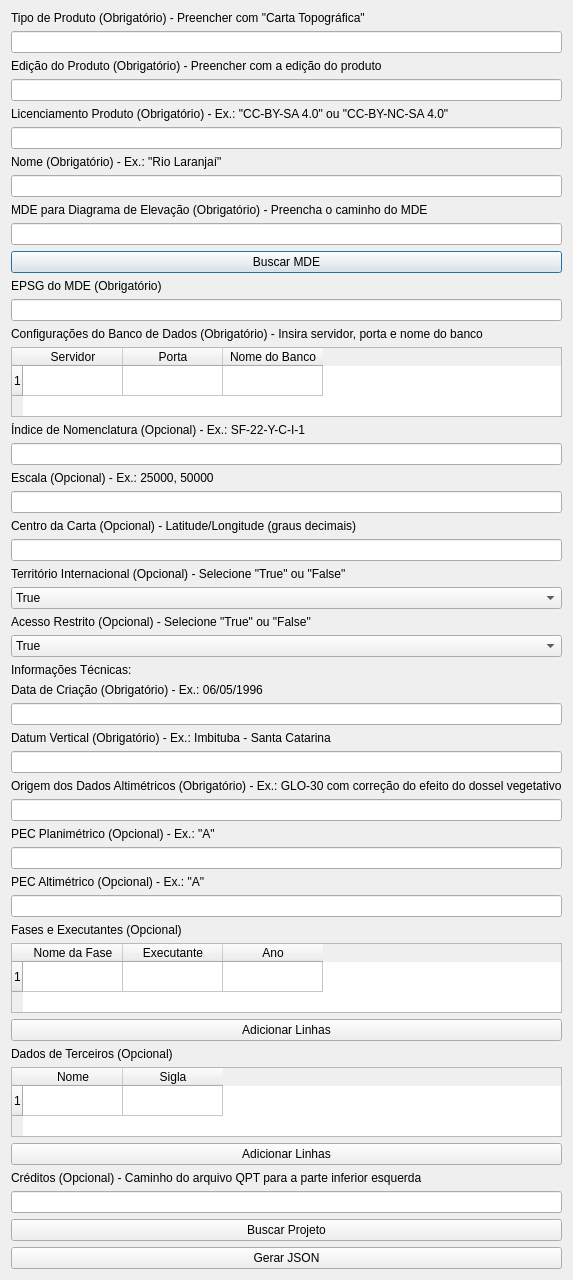
<?xml version="1.0" encoding="UTF-8"?>
<ui version="4.0">
 <class>ExportJsonDialog</class>
 <widget class="QDialog" name="ExportJsonDialog">
  <property name="geometry">
   <rect>
    <x>0</x>
    <y>0</y>
    <width>500</width>
    <height>1150</height>
   </rect>
  </property>
  <property name="windowTitle">
   <string>Criar Arquivo JSON</string>
  </property>
  <layout class="QVBoxLayout" name="verticalLayout">
   <!-- Tipo de Produto -->
   <item>
    <widget class="QLabel" name="label_produto">
     <property name="text">
      <string>Tipo de Produto (Obrigatório) - Preencher com &quot;Carta Topográfica&quot;</string>
     </property>
    </widget>
   </item>
   <item>
    <widget class="QLineEdit" name="input_produto"/>
   </item>
   <!-- Edição do Produto -->
   <item>
    <widget class="QLabel" name="label_edicao">
     <property name="text">
      <string>Edição do Produto (Obrigatório) - Preencher com a edição do produto</string>
     </property>
    </widget>
   </item>
   <item>
    <widget class="QLineEdit" name="input_edicao"/>
   </item>
   <!-- Licenciamento Produto -->
   <item>
    <widget class="QLabel" name="label_licenciamento">
     <property name="text">
      <string>Licenciamento Produto (Obrigatório) - Ex.: &quot;CC-BY-SA 4.0&quot; ou &quot;CC-BY-NC-SA 4.0&quot;</string>
     </property>
    </widget>
   </item>
   <item>
    <widget class="QLineEdit" name="input_licenciamento"/>
   </item>
   <!-- Nome -->
   <item>
    <widget class="QLabel" name="label_nome">
     <property name="text">
      <string>Nome (Obrigatório) - Ex.: &quot;Rio Laranjaí&quot;</string>
     </property>
    </widget>
   </item>
   <!-- MDE para Diagrama de Elevação -->
   <item>
    <widget class="QLineEdit" name="input_nome"/>
   </item>
   <item>
    <widget class="QLabel" name="label_mde_diagrama">
     <property name="text">
      <string>MDE para Diagrama de Elevação (Obrigatório) - Preencha o caminho do MDE</string>
     </property>
    </widget>
   </item>
   <item>
    <widget class="QLineEdit" name="input_mde_diagrama"/>
   </item>
   <item>
    <widget class="QPushButton" name="browse_mde_button">
     <property name="text">
      <string>Buscar MDE</string>
     </property>
    </widget>
   </item>
   <item>
    <widget class="QLabel" name="label_epsg">
     <property name="text">
      <string>EPSG do MDE (Obrigatório)</string>
     </property>
    </widget>
   </item>
   <item>
    <widget class="QLineEdit" name="input_epsg"/>
   </item>
   <!-- Configurações do Banco de Dados -->
   <item>
    <widget class="QLabel" name="label_banco_configuracao">
     <property name="text">
      <string>Configurações do Banco de Dados (Obrigatório) - Insira servidor, porta e nome do banco</string>
     </property>
    </widget>
   </item>
   <item>
    <widget class="QTableWidget" name="bancoTable">
     <property name="rowCount">
      <number>1</number>
     </property>
     <property name="columnCount">
      <number>3</number>
     </property>
     <property name="horizontalHeaderLabels" stdset="0">
      <stringlist>
       <string>Servidor</string>
       <string>Porta</string>
       <string>Nome do Banco</string>
      </stringlist>
     </property>
     <row/>
     <column>
      <property name="text">
       <string>Servidor</string>
      </property>
     </column>
     <column>
      <property name="text">
       <string>Porta</string>
      </property>
     </column>
     <column>
      <property name="text">
       <string>Nome do Banco</string>
      </property>
     </column>
    </widget>
   </item>
   <!-- Índice de Nomenclatura -->
   <item>
    <widget class="QLabel" name="label_inom">
     <property name="text">
      <string>Índice de Nomenclatura (Opcional) - Ex.: SF-22-Y-C-I-1</string>
     </property>
    </widget>
   </item>
   <item>
    <widget class="QLineEdit" name="input_inom"/>
   </item>
   <item>
    <widget class="QLabel" name="label_escala">
     <property name="text">
      <string>Escala (Opcional) - Ex.: 25000, 50000</string>
     </property>
    </widget>
   </item>
   <item>
    <widget class="QLineEdit" name="input_escala"/>
   </item>
   <item>
    <widget class="QLabel" name="label_centro_carta">
     <property name="text">
      <string>Centro da Carta (Opcional) - Latitude/Longitude (graus decimais)</string>
     </property>
    </widget>
   </item>
   <item>
    <widget class="QLineEdit" name="input_centro_carta"/>
   </item>
   <item>
    <widget class="QLabel" name="label_territorio_internacional">
     <property name="text">
      <string>Território Internacional (Opcional) - Selecione &quot;True&quot; ou &quot;False&quot;</string>
     </property>
    </widget>
   </item>
   <item>
    <widget class="QComboBox" name="input_territorio_internacional">
     <item>
      <property name="text">
       <string>True</string>
      </property>
     </item>
     <item>
      <property name="text">
       <string>False</string>
      </property>
     </item>
    </widget>
   </item>
   <item>
    <widget class="QLabel" name="label_acesso_restrito">
     <property name="text">
      <string>Acesso Restrito (Opcional) - Selecione &quot;True&quot; ou &quot;False&quot;</string>
     </property>
    </widget>
   </item>
   <item>
    <widget class="QComboBox" name="input_acesso_restrito">
     <item>
      <property name="text">
       <string>True</string>
      </property>
     </item>
     <item>
      <property name="text">
       <string>False</string>
      </property>
     </item>
    </widget>
   </item>
   <!-- Seção Info Técnica -->
   <item>
    <widget class="QLabel" name="label_info_tecnica">
     <property name="text">
      <string>Informações Técnicas:</string>
     </property>
    </widget>
   </item>
   <item>
    <widget class="QLabel" name="label_data_criacao">
     <property name="text">
      <string>Data de Criação (Obrigatório) - Ex.: 06/05/1996</string>
     </property>
    </widget>
   </item>
   <item>
    <widget class="QLineEdit" name="input_data_criacao"/>
   </item>
   <item>
    <widget class="QLabel" name="label_datum_vertical">
     <property name="text">
      <string>Datum Vertical (Obrigatório) - Ex.: Imbituba - Santa Catarina</string>
     </property>
    </widget>
   </item>
   <item>
    <widget class="QLineEdit" name="input_datum_vertical"/>
   </item>
   <item>
    <widget class="QLabel" name="label_origem_dados_altimetricos">
     <property name="text">
      <string>Origem dos Dados Altimétricos (Obrigatório) - Ex.: GLO-30 com correção do efeito do dossel vegetativo</string>
     </property>
    </widget>
   </item>
   <item>
    <widget class="QLineEdit" name="input_origem_dados_altimetricos"/>
   </item>
   <item>
    <widget class="QLabel" name="label_pec_planimetrico">
     <property name="text">
      <string>PEC Planimétrico (Opcional) - Ex.: &quot;A&quot;</string>
     </property>
    </widget>
   </item>
   <item>
    <widget class="QLineEdit" name="input_pec_planimetrico"/>
   </item>
   <item>
    <widget class="QLabel" name="label_pec_altimetrico">
     <property name="text">
      <string>PEC Altimétrico (Opcional) - Ex.: &quot;A&quot;</string>
     </property>
    </widget>
   </item>
   <item>
    <widget class="QLineEdit" name="input_pec_altimetrico"/>
   </item>
   <!-- Fases e Executantes -->
   <item>
    <widget class="QLabel" name="label_fases">
     <property name="text">
      <string>Fases e Executantes (Opcional)</string>
     </property>
    </widget>
   </item>
   <item>
    <widget class="QTableWidget" name="fasesTable">
     <property name="rowCount">
      <number>1</number>
     </property>
     <property name="horizontalHeaderLabels" stdset="0">
      <stringlist>
       <string>Nome da Fase</string>
       <string>Nome do Executante</string>
       <string>Ano</string>
      </stringlist>
     </property>
     <row/>
     <column>
      <property name="text">
       <string>Nome da Fase</string>
      </property>
     </column>
     <column>
      <property name="text">
       <string>Executante</string>
      </property>
     </column>
     <column>
      <property name="text">
       <string>Ano</string>
      </property>
     </column>
    </widget>
   </item>
   <item>
    <widget class="QPushButton" name="add_fase_button">
     <property name="text">
      <string>Adicionar Linhas</string>
     </property>
    </widget>
   </item>
   <item>
    <widget class="QLabel" name="label_dados_terceiros">
     <property name="text">
      <string>Dados de Terceiros (Opcional)</string>
     </property>
    </widget>
   </item>
   <item>
    <widget class="QTableWidget" name="dadosTerceirosTable">
     <property name="rowCount">
      <number>1</number>
     </property>
     <property name="columnCount">
      <number>2</number>
     </property>
     <property name="horizontalHeaderLabels" stdset="0">
      <stringlist>
       <string>Nome</string>
       <string>Sigla</string>
      </stringlist>
     </property>
     <row/>
     <column>
      <property name="text">
       <string>Nome</string>
      </property>
     </column>
     <column>
      <property name="text">
       <string>Sigla</string>
      </property>
     </column>
    </widget>
   </item>
   <item>
    <widget class="QPushButton" name="add_dado_terceiro_button">
     <property name="text">
      <string>Adicionar Linhas</string>
     </property>
    </widget>
   </item>
   <item>
    <widget class="QLabel" name="label_creditos">
     <property name="text">
      <string>Créditos (Opcional) - Caminho do arquivo QPT para a parte inferior esquerda</string>
     </property>
    </widget>
   </item>
   <item>
    <widget class="QLineEdit" name="input_creditos"/>
   </item>
   <item>
    <widget class="QPushButton" name="browse_project_button">
     <property name="text">
      <string>Buscar Projeto</string>
     </property>
    </widget>
   </item>
   <item>
    <widget class="QPushButton" name="generate_button">
     <property name="text">
      <string>Gerar JSON</string>
     </property>
    </widget>
   </item>
  </layout>
 </widget>
 <resources/>
 <connections/>
</ui>
